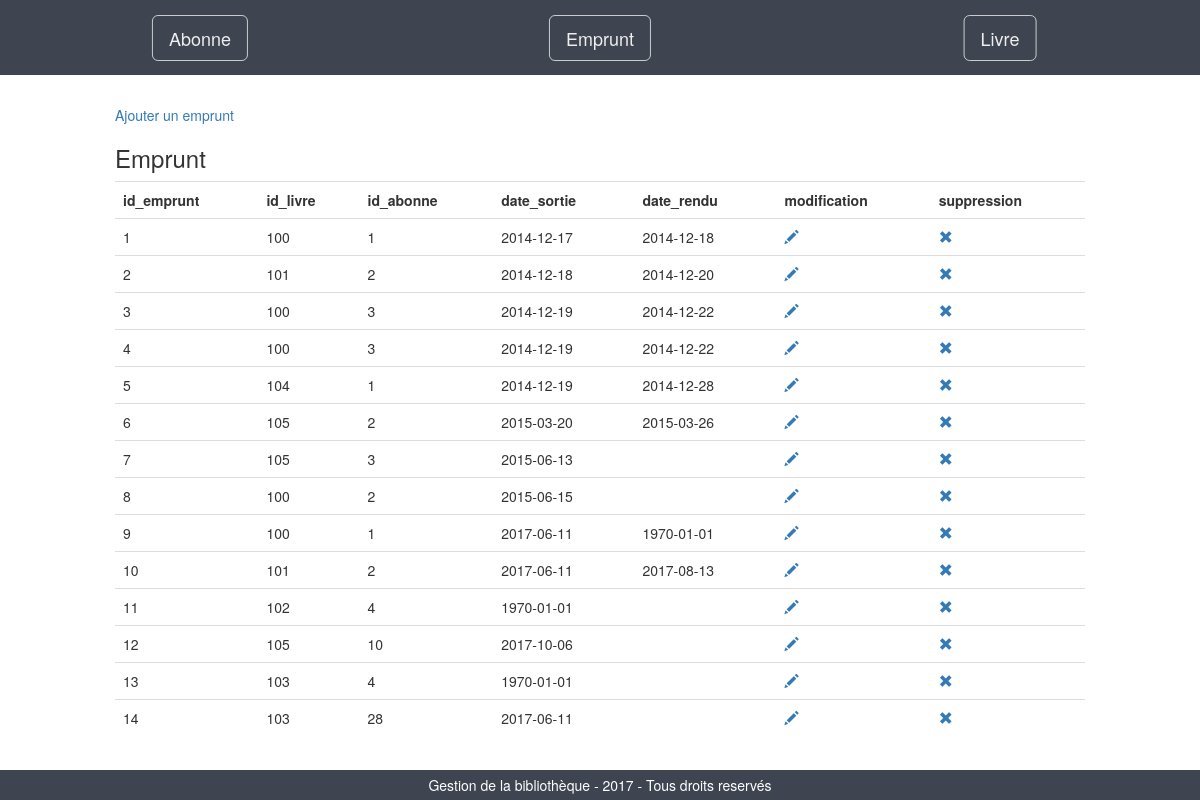
The page /?table=emprunt on the database its author committed.
### tables this page shows
CREATE TABLE `emprunt` (
  `id_emprunt` int(3) NOT NULL AUTO_INCREMENT,
  `id_livre` int(3) DEFAULT NULL,
  `id_abonne` int(3) DEFAULT NULL,
  `date_sortie` date NOT NULL,
  `date_rendu` date DEFAULT NULL,
  PRIMARY KEY (`id_emprunt`),
  KEY `id_livre` (`id_livre`),
  KEY `id_abonne` (`id_abonne`)
);

### inc/emprunt.inc.php (the view, shortened to what this page needs)
<?php
if (isset($_GET['table']) && $_GET['table'] === 'emprunt') {
$emprunt=$pdo->prepare("SELECT * FROM emprunt");
$emprunt->execute();
$content.= '<a href="?action=ajout_emprunt">Ajouter un emprunt</a>';
$content.= "<h3>Emprunt</h3>";
$content.= "<table class=\"table table-hover\">";
$content.= "<tr>";
for ($i=0; $i<$emprunt->columnCount(); $i++) {
	$column=$emprunt->getColumnMeta($i);
	$content.= "<th>$column[name]</th>";
}
$content.= "<th>modification</th>";
$content.= "<th>suppression</th>";
$content.="</tr>";
while ($array_emprunt=$emprunt->fetch(PDO::FETCH_ASSOC)) {
	$content.= "<tr>";
	foreach ($array_emprunt as $key => $value) {
		$content.= "<td>$value</td>";
	}
$content.= '<td><a href="?action=modification_emprunt&id_emprunt='.$array_emprunt['id_emprunt'].'"><span class="glyphicon glyphicon-pencil"></span></a></td>';
$content.= '<td><a href="?action=suppression_emprunt&id_emprunt='.$array_emprunt['id_emprunt'].'"><span class="glyphicon glyphicon-remove"></span></a></td>';
$content.= "</tr>";
}
$content.= "</table>";
}
?>

### css/style.css (style rules this page uses)
html { position:relative; min-height: 100%; }

### rows shown on the page
emprunt: id_emprunt "1", id_livre "100", id_abonne "1", date_sortie "2014-12-17", date_rendu "2014-12-18"
emprunt: id_emprunt "2", id_livre "101", id_abonne "2", date_sortie "2014-12-18", date_rendu "2014-12-20"
emprunt: id_emprunt "3", id_livre "100", id_abonne "3", date_sortie "2014-12-19", date_rendu "2014-12-22"
emprunt: id_emprunt "4", id_livre "100", id_abonne "3", date_sortie "2014-12-19", date_rendu "2014-12-22"
emprunt: id_emprunt "5", id_livre "104", id_abonne "1", date_sortie "2014-12-19", date_rendu "2014-12-28"
emprunt: id_emprunt "6", id_livre "105", id_abonne "2", date_sortie "2015-03-20", date_rendu "2015-03-26"
emprunt: id_emprunt "7", id_livre "105", id_abonne "3", date_sortie "2015-06-13"
emprunt: id_emprunt "8", id_livre "100", id_abonne "2", date_sortie "2015-06-15"
emprunt: id_emprunt "9", id_livre "100", id_abonne "1", date_sortie "2017-06-11", date_rendu "1970-01-01"
emprunt: id_emprunt "10", id_livre "101", id_abonne "2", date_sortie "2017-06-11", date_rendu "2017-08-13"
emprunt: id_emprunt "11", id_livre "102", id_abonne "4", date_sortie "1970-01-01"
emprunt: id_emprunt "12", id_livre "105", id_abonne "10", date_sortie "2017-10-06"
emprunt: id_emprunt "13", id_livre "103", id_abonne "4", date_sortie "1970-01-01"
emprunt: id_emprunt "14", id_livre "103", id_abonne "28", date_sortie "2017-06-11"

### other values the page prints
$column[name] "id_emprunt"
$column[name] "id_livre"
$column[name] "id_abonne"
$column[name] "date_sortie"
$column[name] "date_rendu"
